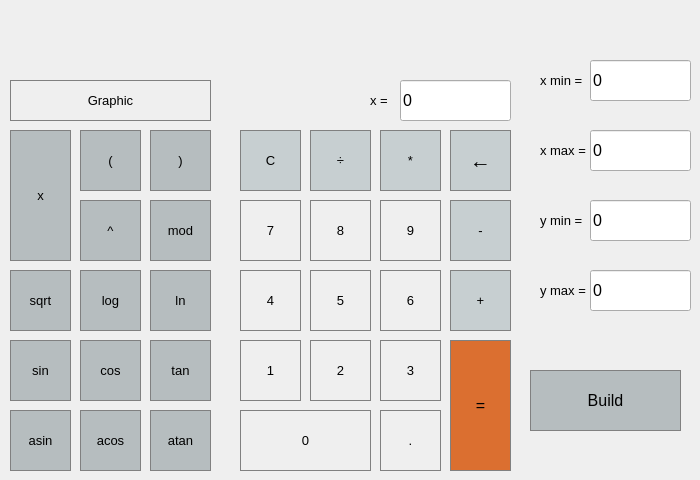
    <widget class="QWidget" name="tab">
     <attribute name="title">
      <string>Simple</string>
     </attribute>
     <widget class="QLabel" name="label_2">
      <property name="geometry">
       <rect>
        <x>370</x>
        <y>90</y>
        <width>31</width>
        <height>21</height>
       </rect>
      </property>
      <property name="font">
       <font>
        <pointsize>10</pointsize>
       </font>
      </property>
      <property name="text">
       <string>x =</string>
      </property>
     </widget>
     <widget class="QWidget" name="widget_button" native="true">
      <property name="geometry">
       <rect>
        <x>10</x>
        <y>130</y>
        <width>501</width>
        <height>341</height>
       </rect>
      </property>
      <widget class="QPushButton" name="pushButton_1">
       <property name="geometry">
        <rect>
         <x>230</x>
         <y>210</y>
         <width>61</width>
         <height>61</height>
        </rect>
       </property>
       <property name="font">
        <font>
         <pointsize>10</pointsize>
        </font>
       </property>
       <property name="styleSheet">
        <string notr="true">QPushButton {
   border: 1px solid gray;
}

QPushButton:pressed {
    background-color: qlineargradient(x1: 0, y1: 0, x2: 0, y2: 1,
                                      stop: 0 #dadbde, stop: 1 #f6f7fa);
}</string>
       </property>
       <property name="text">
        <string>1</string>
       </property>
      </widget>
      <widget class="QPushButton" name="pushButton_plus">
       <property name="geometry">
        <rect>
         <x>440</x>
         <y>140</y>
         <width>61</width>
         <height>61</height>
        </rect>
       </property>
       <property name="font">
        <font>
         <pointsize>10</pointsize>
        </font>
       </property>
       <property name="styleSheet">
        <string notr="true">QPushButton {
	background-color : #c7cfd1;
	 border: 1px solid gray;
}

QPushButton:pressed {
    background-color: qlineargradient(x1: 0, y1: 0, x2: 0, y2: 1,
                                      stop: 0 #BEBEBE, stop: 1 #D7D7D7);
}
</string>
       </property>
       <property name="text">
        <string>+</string>
       </property>
      </widget>
      <widget class="QPushButton" name="pushButton_tan">
       <property name="geometry">
        <rect>
         <x>140</x>
         <y>210</y>
         <width>61</width>
         <height>61</height>
        </rect>
       </property>
       <property name="font">
        <font>
         <pointsize>10</pointsize>
        </font>
       </property>
       <property name="styleSheet">
        <string notr="true">QPushButton {
	background-color : #b6bdbf;
	 border: 1px solid gray;
}

QPushButton:pressed {
    background-color: qlineargradient(x1: 0, y1: 0, x2: 0, y2: 1,
                                      stop: 0 #BEBEBE, stop: 1 #D7D7D7);
}
</string>
       </property>
       <property name="text">
        <string>tan</string>
       </property>
      </widget>
      <widget class="QPushButton" name="pushButton_C">
       <property name="geometry">
        <rect>
         <x>230</x>
         <y>0</y>
         <width>61</width>
         <height>61</height>
        </rect>
       </property>
       <property name="font">
        <font>
         <pointsize>10</pointsize>
        </font>
       </property>
       <property name="styleSheet">
        <string notr="true">QPushButton {
	background-color : #c7cfd1;
	 border: 1px solid gray;
}

QPushButton:pressed {
    background-color: qlineargradient(x1: 0, y1: 0, x2: 0, y2: 1,
                                      stop: 0 #BEBEBE, stop: 1 #D7D7D7);
}
</string>
       </property>
       <property name="text">
        <string>C</string>
       </property>
      </widget>
      <widget class="QPushButton" name="pushButton_asin">
       <property name="geometry">
        <rect>
         <x>0</x>
         <y>280</y>
         <width>61</width>
         <height>61</height>
        </rect>
       </property>
       <property name="font">
        <font>
         <pointsize>10</pointsize>
        </font>
       </property>
       <property name="styleSheet">
        <string notr="true">QPushButton {
	background-color : #b6bdbf;
	 border: 1px solid gray;
}

QPushButton:pressed {
    background-color: qlineargradient(x1: 0, y1: 0, x2: 0, y2: 1,
                                      stop: 0 #BEBEBE, stop: 1 #D7D7D7);
}
</string>
       </property>
       <property name="text">
        <string>asin</string>
       </property>
      </widget>
      <widget class="QPushButton" name="pushButton_log">
       <property name="geometry">
        <rect>
         <x>70</x>
         <y>140</y>
         <width>61</width>
         <height>61</height>
        </rect>
       </property>
       <property name="font">
        <font>
         <pointsize>10</pointsize>
        </font>
       </property>
       <property name="styleSheet">
        <string notr="true">QPushButton {
	background-color : #b6bdbf;
	 border: 1px solid gray;
}

QPushButton:pressed {
    background-color: qlineargradient(x1: 0, y1: 0, x2: 0, y2: 1,
                                      stop: 0 #BEBEBE, stop: 1 #D7D7D7);
}
</string>
       </property>
       <property name="text">
        <string>log</string>
       </property>
      </widget>
      <widget class="QPushButton" name="pushButton_cos">
       <property name="geometry">
        <rect>
         <x>70</x>
         <y>210</y>
         <width>61</width>
         <height>61</height>
        </rect>
       </property>
       <property name="font">
        <font>
         <pointsize>10</pointsize>
        </font>
       </property>
       <property name="styleSheet">
        <string notr="true">QPushButton {
	background-color : #b6bdbf;
	 border: 1px solid gray;
}

QPushButton:pressed {
    background-color: qlineargradient(x1: 0, y1: 0, x2: 0, y2: 1,
                                      stop: 0 #BEBEBE, stop: 1 #D7D7D7);
}
</string>
       </property>
       <property name="text">
        <string>cos</string>
       </property>
      </widget>
      <widget class="QPushButton" name="pushButton_0">
       <property name="geometry">
        <rect>
         <x>230</x>
         <y>280</y>
         <width>131</width>
         <height>61</height>
        </rect>
       </property>
       <property name="font">
        <font>
         <pointsize>10</pointsize>
        </font>
       </property>
       <property name="styleSheet">
        <string notr="true">QPushButton {
   border: 1px solid gray;
}

QPushButton:pressed {
    background-color: qlineargradient(x1: 0, y1: 0, x2: 0, y2: 1,
                                      stop: 0 #dadbde, stop: 1 #f6f7fa);
}</string>
       </property>
       <property name="text">
        <string>0</string>
       </property>
      </widget>
      <widget class="QPushButton" name="pushButton_pow">
       <property name="geometry">
        <rect>
         <x>70</x>
         <y>70</y>
         <width>61</width>
         <height>61</height>
        </rect>
       </property>
       <property name="font">
        <font>
         <pointsize>10</pointsize>
        </font>
       </property>
       <property name="styleSheet">
        <string notr="true">QPushButton {
	background-color : #b6bdbf;
	 border: 1px solid gray;
}

QPushButton:pressed {
    background-color: qlineargradient(x1: 0, y1: 0, x2: 0, y2: 1,
                                      stop: 0 #BEBEBE, stop: 1 #D7D7D7);
}
</string>
       </property>
       <property name="text">
        <string>^</string>
       </property>
      </widget>
      <widget class="QPushButton" name="pushButton_5">
       <property name="geometry">
        <rect>
         <x>300</x>
         <y>140</y>
         <width>61</width>
         <height>61</height>
        </rect>
       </property>
       <property name="font">
        <font>
         <pointsize>10</pointsize>
        </font>
       </property>
       <property name="styleSheet">
        <string notr="true">QPushButton {
   border: 1px solid gray;
}

QPushButton:pressed {
    background-color: qlineargradient(x1: 0, y1: 0, x2: 0, y2: 1,
                                      stop: 0 #dadbde, stop: 1 #f6f7fa);
}</string>
       </property>
       <property name="text">
        <string>5</string>
       </property>
      </widget>
      <widget class="QPushButton" name="pushButton_4">
       <property name="geometry">
        <rect>
         <x>230</x>
         <y>140</y>
         <width>61</width>
         <height>61</height>
        </rect>
       </property>
       <property name="font">
        <font>
         <pointsize>10</pointsize>
        </font>
       </property>
       <property name="styleSheet">
        <string notr="true">QPushButton {
   border: 1px solid gray;
}

QPushButton:pressed {
    background-color: qlineargradient(x1: 0, y1: 0, x2: 0, y2: 1,
                                      stop: 0 #dadbde, stop: 1 #f6f7fa);
}</string>
       </property>
       <property name="text">
        <string>4</string>
       </property>
      </widget>
      <widget class="QPushButton" name="pushButton_sin">
       <property name="geometry">
        <rect>
         <x>0</x>
         <y>210</y>
         <width>61</width>
         <height>61</height>
        </rect>
       </property>
       <property name="font">
        <font>
         <pointsize>10</pointsize>
        </font>
       </property>
       <property name="styleSheet">
        <string notr="true">QPushButton {
	background-color : #b6bdbf;
	 border: 1px solid gray;
}

QPushButton:pressed {
    background-color: qlineargradient(x1: 0, y1: 0, x2: 0, y2: 1,
                                      stop: 0 #BEBEBE, stop: 1 #D7D7D7);
}
</string>
       </property>
       <property name="text">
        <string>sin</string>
       </property>
      </widget>
      <widget class="QPushButton" name="pushButton_tchk">
       <property name="geometry">
        <rect>
         <x>370</x>
         <y>280</y>
         <width>61</width>
         <height>61</height>
        </rect>
       </property>
       <property name="font">
        <font>
         <pointsize>10</pointsize>
        </font>
       </property>
       <property name="styleSheet">
        <string notr="true">QPushButton {
   border: 1px solid gray;
}

QPushButton:pressed {
    background-color: qlineargradient(x1: 0, y1: 0, x2: 0, y2: 1,
                                      stop: 0 #dadbde, stop: 1 #f6f7fa);
}</string>
       </property>
       <property name="text">
        <string>.</string>
       </property>
      </widget>
      <widget class="QPushButton" name="pushButton_skobkao">
       <property name="geometry">
        <rect>
         <x>70</x>
         <y>0</y>
         <width>61</width>
         <height>61</height>
        </rect>
       </property>
       <property name="font">
        <font>
         <pointsize>10</pointsize>
        </font>
       </property>
       <property name="styleSheet">
        <string notr="true">QPushButton {
	background-color : #b6bdbf;
	 border: 1px solid gray;
}

QPushButton:pressed {
    background-color: qlineargradient(x1: 0, y1: 0, x2: 0, y2: 1,
                                      stop: 0 #BEBEBE, stop: 1 #D7D7D7);
}
</string>
       </property>
       <property name="text">
        <string>(</string>
       </property>
      </widget>
      <widget class="QPushButton" name="pushButton_minus">
       <property name="geometry">
        <rect>
         <x>440</x>
         <y>70</y>
         <width>61</width>
         <height>61</height>
        </rect>
       </property>
       <property name="font">
        <font>
         <pointsize>10</pointsize>
        </font>
       </property>
       <property name="styleSheet">
        <string notr="true">QPushButton {
	background-color : #c7cfd1;
	 border: 1px solid gray;
}

QPushButton:pressed {
    background-color: qlineargradient(x1: 0, y1: 0, x2: 0, y2: 1,
                                      stop: 0 #BEBEBE, stop: 1 #D7D7D7);
}
</string>
       </property>
       <property name="text">
        <string>-</string>
       </property>
      </widget>
      <widget class="QPushButton" name="pushButton_7">
       <property name="geometry">
        <rect>
         <x>230</x>
         <y>70</y>
         <width>61</width>
         <height>61</height>
        </rect>
       </property>
       <property name="font">
        <font>
         <pointsize>10</pointsize>
        </font>
       </property>
       <property name="styleSheet">
        <string notr="true">QPushButton {
   border: 1px solid gray;
}

QPushButton:pressed {
    background-color: qlineargradient(x1: 0, y1: 0, x2: 0, y2: 1,
                                      stop: 0 #dadbde, stop: 1 #f6f7fa);
}</string>
       </property>
       <property name="text">
        <string>7</string>
       </property>
      </widget>
      <widget class="QPushButton" name="pushButton_acos">
       <property name="geometry">
        <rect>
         <x>70</x>
         <y>280</y>
         <width>61</width>
         <height>61</height>
        </rect>
       </property>
       <property name="font">
        <font>
         <pointsize>10</pointsize>
        </font>
       </property>
       <property name="styleSheet">
        <string notr="true">QPushButton {
	background-color : #b6bdbf;
	 border: 1px solid gray;
}

QPushButton:pressed {
    background-color: qlineargradient(x1: 0, y1: 0, x2: 0, y2: 1,
                                      stop: 0 #BEBEBE, stop: 1 #D7D7D7);
}
</string>
       </property>
       <property name="text">
        <string>acos</string>
       </property>
      </widget>
      <widget class="QPushButton" name="pushButton_sqrt">
       <property name="geometry">
        <rect>
         <x>0</x>
         <y>140</y>
         <width>61</width>
         <height>61</height>
        </rect>
       </property>
       <property name="font">
        <font>
         <pointsize>10</pointsize>
        </font>
       </property>
       <property name="styleSheet">
        <string notr="true">QPushButton {
	background-color : #b6bdbf;
	 border: 1px solid gray;
}

QPushButton:pressed {
    background-color: qlineargradient(x1: 0, y1: 0, x2: 0, y2: 1,
                                      stop: 0 #BEBEBE, stop: 1 #D7D7D7);
}
</string>
       </property>
       <property name="text">
        <string>sqrt</string>
       </property>
      </widget>
      <widget class="QPushButton" name="pushButton_mul">
       <property name="geometry">
        <rect>
         <x>370</x>
         <y>0</y>
         <width>61</width>
         <height>61</height>
        </rect>
       </property>
       <property name="font">
        <font>
         <pointsize>10</pointsize>
        </font>
       </property>
       <property name="styleSheet">
        <string notr="true">QPushButton {
	background-color : #c7cfd1;
	 border: 1px solid gray;
}

QPushButton:pressed {
    background-color: qlineargradient(x1: 0, y1: 0, x2: 0, y2: 1,
                                      stop: 0 #BEBEBE, stop: 1 #D7D7D7);
}
</string>
       </property>
       <property name="text">
        <string>*</string>
       </property>
      </widget>
      <widget class="QPushButton" name="pushButton_2">
       <property name="geometry">
        <rect>
         <x>300</x>
         <y>210</y>
         <width>61</width>
         <height>61</height>
        </rect>
       </property>
       <property name="font">
        <font>
         <pointsize>10</pointsize>
        </font>
       </property>
       <property name="styleSheet">
        <string notr="true">QPushButton {
   border: 1px solid gray;
}

QPushButton:pressed {
    background-color: qlineargradient(x1: 0, y1: 0, x2: 0, y2: 1,
                                      stop: 0 #dadbde, stop: 1 #f6f7fa);
}</string>
       </property>
       <property name="text">
        <string>2</string>
       </property>
      </widget>
      <widget class="QPushButton" name="pushButton_skobkaz">
       <property name="geometry">
        <rect>
         <x>140</x>
         <y>0</y>
         <width>61</width>
         <height>61</height>
        </rect>
       </property>
       <property name="font">
        <font>
         <pointsize>10</pointsize>
        </font>
       </property>
       <property name="styleSheet">
        <string notr="true">QPushButton {
	background-color : #b6bdbf;
	 border: 1px solid gray;
}

QPushButton:pressed {
    background-color: qlineargradient(x1: 0, y1: 0, x2: 0, y2: 1,
                                      stop: 0 #BEBEBE, stop: 1 #D7D7D7);
}
</string>
       </property>
       <property name="text">
        <string>)</string>
       </property>
      </widget>
      <widget class="QPushButton" name="pushButton_6">
       <property name="geometry">
        <rect>
         <x>370</x>
         <y>140</y>
         <width>61</width>
         <height>61</height>
        </rect>
       </property>
       <property name="font">
        <font>
         <pointsize>10</pointsize>
        </font>
       </property>
       <property name="styleSheet">
        <string notr="true">QPushButton {
   border: 1px solid gray;
}

QPushButton:pressed {
    background-color: qlineargradient(x1: 0, y1: 0, x2: 0, y2: 1,
                                      stop: 0 #dadbde, stop: 1 #f6f7fa);
}</string>
       </property>
       <property name="text">
        <string>6</string>
       </property>
      </widget>
      <widget class="QPushButton" name="pushButton_8">
       <property name="geometry">
        <rect>
         <x>300</x>
         <y>70</y>
         <width>61</width>
         <height>61</height>
        </rect>
       </property>
       <property name="font">
        <font>
         <pointsize>10</pointsize>
        </font>
       </property>
       <property name="styleSheet">
        <string notr="true">QPushButton {
   border: 1px solid gray;
}

QPushButton:pressed {
    background-color: qlineargradient(x1: 0, y1: 0, x2: 0, y2: 1,
                                      stop: 0 #dadbde, stop: 1 #f6f7fa);
}</string>
       </property>
       <property name="text">
        <string>8</string>
       </property>
      </widget>
      <widget class="QPushButton" name="pushButton_x">
       <property name="geometry">
        <rect>
         <x>0</x>
         <y>0</y>
         <width>61</width>
         <height>131</height>
        </rect>
       </property>
       <property name="font">
        <font>
         <pointsize>10</pointsize>
        </font>
       </property>
       <property name="styleSheet">
        <string notr="true">QPushButton {
	background-color : #b6bdbf;
	 border: 1px solid gray;
}

QPushButton:pressed {
    background-color: qlineargradient(x1: 0, y1: 0, x2: 0, y2: 1,
                                      stop: 0 #BEBEBE, stop: 1 #D7D7D7);
}
</string>
       </property>
       <property name="text">
        <string>x</string>
       </property>
      </widget>
      <widget class="QPushButton" name="pushButton_ln">
       <property name="geometry">
        <rect>
         <x>140</x>
         <y>140</y>
         <width>61</width>
         <height>61</height>
        </rect>
       </property>
       <property name="font">
        <font>
         <pointsize>10</pointsize>
        </font>
       </property>
       <property name="styleSheet">
        <string notr="true">QPushButton {
	background-color : #b6bdbf;
	 border: 1px solid gray;
}

QPushButton:pressed {
    background-color: qlineargradient(x1: 0, y1: 0, x2: 0, y2: 1,
                                      stop: 0 #BEBEBE, stop: 1 #D7D7D7);
}
</string>
       </property>
       <property name="text">
        <string>ln</string>
       </property>
      </widget>
      <widget class="QPushButton" name="pushButton_del">
       <property name="geometry">
        <rect>
         <x>440</x>
         <y>0</y>
         <width>61</width>
         <height>61</height>
        </rect>
       </property>
       <property name="font">
        <font>
         <pointsize>16</pointsize>
         <bold>true</bold>
        </font>
       </property>
       <property name="styleSheet">
        <string notr="true">QPushButton {
	background-color : #c7cfd1;
	 border: 1px solid gray;
}

QPushButton:pressed {
    background-color: qlineargradient(x1: 0, y1: 0, x2: 0, y2: 1,
                                      stop: 0 #BEBEBE, stop: 1 #D7D7D7);
}
</string>
       </property>
       <property name="text">
        <string>←</string>
       </property>
      </widget>
      <widget class="QPushButton" name="pushButton_mod">
       <property name="geometry">
        <rect>
         <x>140</x>
         <y>70</y>
         <width>61</width>
         <height>61</height>
        </rect>
       </property>
       <property name="font">
        <font>
         <pointsize>10</pointsize>
        </font>
       </property>
       <property name="styleSheet">
        <string notr="true">QPushButton {
	background-color : #b6bdbf;
	 border: 1px solid gray;
}

QPushButton:pressed {
    background-color: qlineargradient(x1: 0, y1: 0, x2: 0, y2: 1,
                                      stop: 0 #BEBEBE, stop: 1 #D7D7D7);
}
</string>
       </property>
       <property name="text">
        <string>mod</string>
       </property>
      </widget>
      <widget class="QPushButton" name="pushButton_div">
       <property name="geometry">
        <rect>
         <x>300</x>
         <y>0</y>
         <width>61</width>
         <height>61</height>
        </rect>
       </property>
       <property name="font">
        <font>
         <pointsize>10</pointsize>
        </font>
       </property>
       <property name="styleSheet">
        <string notr="true">QPushButton {
	background-color : #c7cfd1;
	 border: 1px solid gray;
}

QPushButton:pressed {
    background-color: qlineargradient(x1: 0, y1: 0, x2: 0, y2: 1,
                                      stop: 0 #BEBEBE, stop: 1 #D7D7D7);
}
</string>
       </property>
       <property name="text">
        <string>÷</string>
       </property>
      </widget>
      <widget class="QPushButton" name="pushButton_atan">
       <property name="geometry">
        <rect>
         <x>140</x>
         <y>280</y>
         <width>61</width>
         <height>61</height>
        </rect>
       </property>
       <property name="font">
        <font>
         <pointsize>10</pointsize>
        </font>
       </property>
       <property name="styleSheet">
        <string notr="true">QPushButton {
	background-color : #b6bdbf;
	 border: 1px solid gray;
}

QPushButton:pressed {
    background-color: qlineargradient(x1: 0, y1: 0, x2: 0, y2: 1,
                                      stop: 0 #BEBEBE, stop: 1 #D7D7D7);
}
</string>
       </property>
       <property name="text">
        <string>atan</string>
       </property>
      </widget>
      <widget class="QPushButton" name="pushButton_3">
       <property name="geometry">
        <rect>
         <x>370</x>
         <y>210</y>
         <width>61</width>
         <height>61</height>
        </rect>
       </property>
       <property name="font">
        <font>
         <pointsize>10</pointsize>
        </font>
       </property>
       <property name="styleSheet">
        <string notr="true">QPushButton {
   border: 1px solid gray;
}

QPushButton:pressed {
    background-color: qlineargradient(x1: 0, y1: 0, x2: 0, y2: 1,
                                      stop: 0 #dadbde, stop: 1 #f6f7fa);
}</string>
       </property>
       <property name="text">
        <string>3</string>
       </property>
      </widget>
      <widget class="QPushButton" name="pushButton_otv">
       <property name="geometry">
        <rect>
         <x>440</x>
         <y>210</y>
         <width>61</width>
         <height>131</height>
        </rect>
       </property>
       <property name="font">
        <font>
         <pointsize>12</pointsize>
        </font>
       </property>
       <property name="styleSheet">
        <string notr="true">QPushButton {
	background-color : #db6f30;
	 border: 1px solid gray;
}

QPushButton:pressed {
    background-color: qlineargradient(x1: 0, y1: 0, x2: 0, y2: 1,
                                      stop: 0 #db6f30, stop: 1 #f08141);
}
</string>
       </property>
       <property name="text">
        <string>=</string>
       </property>
      </widget>
      <widget class="QPushButton" name="pushButton_9">
       <property name="geometry">
        <rect>
         <x>370</x>
         <y>70</y>
         <width>61</width>
         <height>61</height>
        </rect>
       </property>
       <property name="font">
        <font>
         <pointsize>10</pointsize>
        </font>
       </property>
       <property name="styleSheet">
        <string notr="true">QPushButton {
   border: 1px solid gray;
}

QPushButton:pressed {
    background-color: qlineargradient(x1: 0, y1: 0, x2: 0, y2: 1,
                                      stop: 0 #dadbde, stop: 1 #f6f7fa);
}</string>
       </property>
       <property name="text">
        <string>9</string>
       </property>
      </widget>
     </widget>
     <widget class="QLabel" name="label">
      <property name="geometry">
       <rect>
        <x>10</x>
        <y>10</y>
        <width>501</width>
        <height>61</height>
       </rect>
      </property>
      <property name="font">
       <font>
        <pointsize>14</pointsize>
       </font>
      </property>
      <property name="styleSheet">
       <string notr="true">QLabel {
  qproperty-alignment: 'AlignVCenter | AlignRight';
  border: 1px solid gray;
  background-color: #37373b;
 color: white;
}

background-color : black;</string>
      </property>
      <property name="text">
       <string/>
      </property>
     </widget>
     <widget class="QLineEdit" name="lineEdit">
      <property name="geometry">
       <rect>
        <x>400</x>
        <y>80</y>
        <width>111</width>
        <height>41</height>
       </rect>
      </property>
      <property name="font">
       <font>
        <pointsize>12</pointsize>
       </font>
      </property>
      <property name="styleSheet">
       <string notr="true">QLineEdit {
  qproperty-alignment: 'AlignVCenter | AlignRight';
  border: 1px solid gray;
  background-color: #37373b;
 color: white;
}

background-color : black;</string>
      </property>
      <property name="text">
       <string>0</string>
      </property>
     </widget>
     <widget class="QPushButton" name="pushButton_10">
      <property name="geometry">
       <rect>
        <x>10</x>
        <y>80</y>
        <width>201</width>
        <height>41</height>
       </rect>
      </property>
      <property name="font">
       <font>
        <pointsize>10</pointsize>
       </font>
      </property>
      <property name="styleSheet">
       <string notr="true">QPushButton {
   border: 1px solid gray;
}

QPushButton:pressed {
    background-color: qlineargradient(x1: 0, y1: 0, x2: 0, y2: 1,
                                      stop: 0 #dadbde, stop: 1 #f6f7fa);
}</string>
      </property>
      <property name="text">
       <string>Graphic</string>
      </property>
     </widget>
     <widget class="QLabel" name="label_3">
      <property name="geometry">
       <rect>
        <x>540</x>
        <y>70</y>
        <width>51</width>
        <height>21</height>
       </rect>
      </property>
      <property name="font">
       <font>
        <pointsize>10</pointsize>
       </font>
      </property>
      <property name="text">
       <string>x min =</string>
      </property>
     </widget>
     <widget class="QLabel" name="label_4">
      <property name="geometry">
       <rect>
        <x>540</x>
        <y>140</y>
        <width>51</width>
        <height>21</height>
       </rect>
      </property>
      <property name="font">
       <font>
        <pointsize>10</pointsize>
       </font>
      </property>
      <property name="text">
       <string>x max =</string>
      </property>
     </widget>
     <widget class="QLabel" name="label_5">
      <property name="geometry">
       <rect>
        <x>540</x>
        <y>280</y>
        <width>51</width>
        <height>21</height>
       </rect>
      </property>
      <property name="font">
       <font>
        <pointsize>10</pointsize>
       </font>
      </property>
      <property name="text">
       <string>y max = </string>
      </property>
     </widget>
     <widget class="QLabel" name="label_6">
      <property name="geometry">
       <rect>
        <x>540</x>
        <y>210</y>
        <width>51</width>
        <height>21</height>
       </rect>
      </property>
      <property name="font">
       <font>
        <pointsize>10</pointsize>
       </font>
      </property>
      <property name="text">
       <string>y min =</string>
      </property>
     </widget>
     <widget class="QLineEdit" name="lineEdit_2">
      <property name="geometry">
       <rect>
        <x>590</x>
        <y>200</y>
        <width>101</width>
        <height>41</height>
       </rect>
      </property>
      <property name="font">
       <font>
        <pointsize>12</pointsize>
       </font>
      </property>
      <property name="styleSheet">
       <string notr="true">QLineEdit {
  qproperty-alignment: 'AlignVCenter | AlignRight';
  border: 1px solid gray;
  background-color: #37373b;
 color: white;
}

background-color : black;</string>
      </property>
      <property name="text">
       <string>0</string>
      </property>
     </widget>
     <widget class="QLineEdit" name="lineEdit_3">
      <property name="geometry">
       <rect>
        <x>590</x>
        <y>270</y>
        <width>101</width>
        <height>41</height>
       </rect>
      </property>
      <property name="font">
       <font>
        <pointsize>12</pointsize>
       </font>
      </property>
      <property name="styleSheet">
       <string notr="true">QLineEdit {
  qproperty-alignment: 'AlignVCenter | AlignRight';
  border: 1px solid gray;
  background-color: #37373b;
 color: white;
}

background-color : black;</string>
      </property>
      <property name="text">
       <string>0</string>
      </property>
     </widget>
     <widget class="QLineEdit" name="lineEdit_4">
      <property name="geometry">
       <rect>
        <x>590</x>
        <y>130</y>
        <width>101</width>
        <height>41</height>
       </rect>
      </property>
      <property name="font">
       <font>
        <pointsize>12</pointsize>
       </font>
      </property>
      <property name="styleSheet">
       <string notr="true">QLineEdit {
  qproperty-alignment: 'AlignVCenter | AlignRight';
  border: 1px solid gray;
  background-color: #37373b;
 color: white;
}

background-color : black;</string>
      </property>
      <property name="text">
       <string>0</string>
      </property>
     </widget>
     <widget class="QLineEdit" name="lineEdit_5">
      <property name="geometry">
       <rect>
        <x>590</x>
        <y>60</y>
        <width>101</width>
        <height>41</height>
       </rect>
      </property>
      <property name="font">
       <font>
        <pointsize>12</pointsize>
       </font>
      </property>
      <property name="styleSheet">
       <string notr="true">QLineEdit {
  qproperty-alignment: 'AlignVCenter | AlignRight';
  border: 1px solid gray;
  background-color: #37373b;
 color: white;
}

background-color : black;</string>
      </property>
      <property name="text">
       <string>0</string>
      </property>
     </widget>
     <widget class="QPushButton" name="pushButton_graph">
      <property name="geometry">
       <rect>
        <x>530</x>
        <y>370</y>
        <width>151</width>
        <height>61</height>
       </rect>
      </property>
      <property name="font">
       <font>
        <pointsize>12</pointsize>
       </font>
      </property>
      <property name="styleSheet">
       <string notr="true">QPushButton {
	background-color : #b6bdbf;
	 border: 1px solid gray;
}

QPushButton:pressed {
    background-color: qlineargradient(x1: 0, y1: 0, x2: 0, y2: 1,
                                      stop: 0 #BEBEBE, stop: 1 #D7D7D7);
}
</string>
      </property>
      <property name="text">
       <string>Build</string>
      </property>
     </widget>
     <zorder>widget_button</zorder>
     <zorder>label_2</zorder>
     <zorder>label</zorder>
     <zorder>lineEdit</zorder>
     <zorder>pushButton_10</zorder>
     <zorder>label_3</zorder>
     <zorder>label_4</zorder>
     <zorder>label_5</zorder>
     <zorder>label_6</zorder>
     <zorder>lineEdit_2</zorder>
     <zorder>lineEdit_3</zorder>
     <zorder>lineEdit_4</zorder>
     <zorder>lineEdit_5</zorder>
     <zorder>pushButton_graph</zorder>
    </widget>
